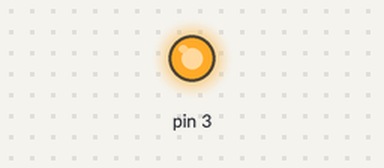
Recording of a sketch running on a simulated Arduino Uno, built with avr-gcc and run on an emulated ATmega328P. Parts: output pins drawn as LEDs (lit = HIGH).

Above: at 0.1 s.
Timing chart, 0 to 1.6 s (numbered marks = the images above):
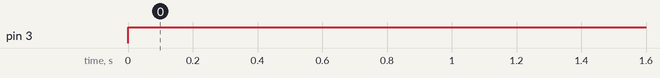

The sketch:

arduino_code.ino
```cpp
int ldr=A0;//Pin A0 for the LDR
int value=0; //Sets value automatically at 0

void setup() {
pinMode(3,OUTPUT);
}

void loop() {
if(value<300)
  {
    digitalWrite(3,HIGH);//Makes the LED glow in Dark.
  }
  else
  {
    digitalWrite(3,LOW);//Turns the LED OFF in Light.
  }
}
```

Measured:
- by itself, pin 3: LOW → HIGH at 0.00 s
